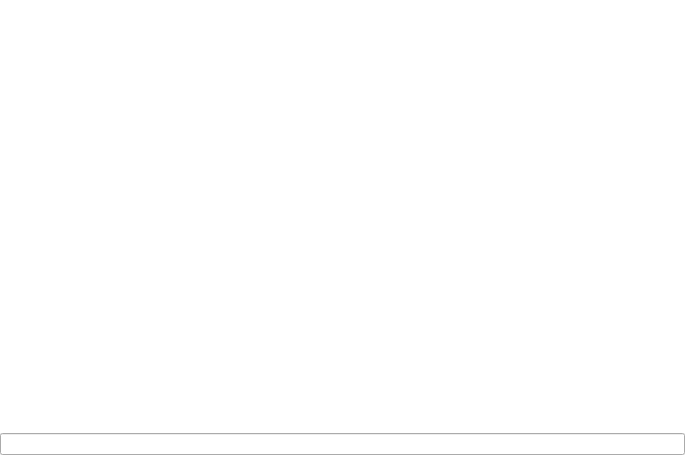
<?xml version="1.0" encoding="UTF-8"?>
<ui version="4.0">
 <class>EDRConsoleWidget</class>
 <widget class="QWidget" name="EDRConsoleWidget">
  <property name="geometry">
   <rect>
    <x>0</x>
    <y>0</y>
    <width>685</width>
    <height>455</height>
   </rect>
  </property>
  <property name="windowTitle">
   <string>Console</string>
  </property>
  <layout class="QVBoxLayout" name="verticalLayout">
   <property name="spacing">
    <number>0</number>
   </property>
   <property name="margin">
    <number>0</number>
   </property>
   <item>
    <widget class="QTextEdit" name="textEdit">
     <property name="frameShape">
      <enum>QFrame::NoFrame</enum>
     </property>
     <property name="readOnly">
      <bool>true</bool>
     </property>
     <property name="html">
      <string>&lt;!DOCTYPE HTML PUBLIC &quot;-//W3C//DTD HTML 4.0//EN&quot; &quot;http://www.w3.org/TR/REC-html40/strict.dtd&quot;&gt;
&lt;html&gt;&lt;head&gt;&lt;meta name=&quot;qrichtext&quot; content=&quot;1&quot; /&gt;&lt;style type=&quot;text/css&quot;&gt;
p, li { white-space: pre-wrap; }
&lt;/style&gt;&lt;/head&gt;&lt;body style=&quot; font-family:'MS Shell Dlg 2'; font-size:8.25pt; font-weight:400; font-style:normal;&quot;&gt;
&lt;p style=&quot;-qt-paragraph-type:empty; margin-top:0px; margin-bottom:0px; margin-left:0px; margin-right:0px; -qt-block-indent:0; text-indent:0px; font-size:8pt;&quot;&gt;&lt;br /&gt;&lt;/p&gt;&lt;/body&gt;&lt;/html&gt;</string>
     </property>
     <property name="acceptRichText">
      <bool>false</bool>
     </property>
    </widget>
   </item>
   <item>
    <widget class="QLineEdit" name="lineEdit"/>
   </item>
  </layout>
  <action name="actionClear_console">
   <property name="icon">
    <iconset resource="CoreIcons.qrc">
     <normaloff>:/resources/icons/clear_console.png</normaloff>:/resources/icons/clear_console.png</iconset>
   </property>
   <property name="text">
    <string>Clear console</string>
   </property>
   <property name="toolTip">
    <string>Clears all console logs</string>
   </property>
  </action>
  <action name="actionToogle_word_wrap">
   <property name="checkable">
    <bool>true</bool>
   </property>
   <property name="icon">
    <iconset resource="CoreIcons.qrc">
     <normaloff>:/resources/icons/word_wrap_16x16.png</normaloff>:/resources/icons/word_wrap_16x16.png</iconset>
   </property>
   <property name="text">
    <string>Toogle word wrap</string>
   </property>
   <property name="toolTip">
    <string>Toogles word wrapping in console - wrapping words by default</string>
   </property>
  </action>
 </widget>
 <resources>
  <include location="CoreIcons.qrc"/>
 </resources>
 <connections>
  <connection>
   <sender>actionToogle_word_wrap</sender>
   <signal>toggled(bool)</signal>
   <receiver>EDRConsoleWidget</receiver>
   <slot>setWordWrap(bool)</slot>
   <hints>
    <hint type="sourcelabel">
     <x>-1</x>
     <y>-1</y>
    </hint>
    <hint type="destinationlabel">
     <x>342</x>
     <y>227</y>
    </hint>
   </hints>
  </connection>
  <connection>
   <sender>actionClear_console</sender>
   <signal>triggered()</signal>
   <receiver>textEdit</receiver>
   <slot>clear()</slot>
   <hints>
    <hint type="sourcelabel">
     <x>-1</x>
     <y>-1</y>
    </hint>
    <hint type="destinationlabel">
     <x>342</x>
     <y>217</y>
    </hint>
   </hints>
  </connection>
 </connections>
 <slots>
  <slot>setWordWrap(bool)</slot>
 </slots>
</ui>
